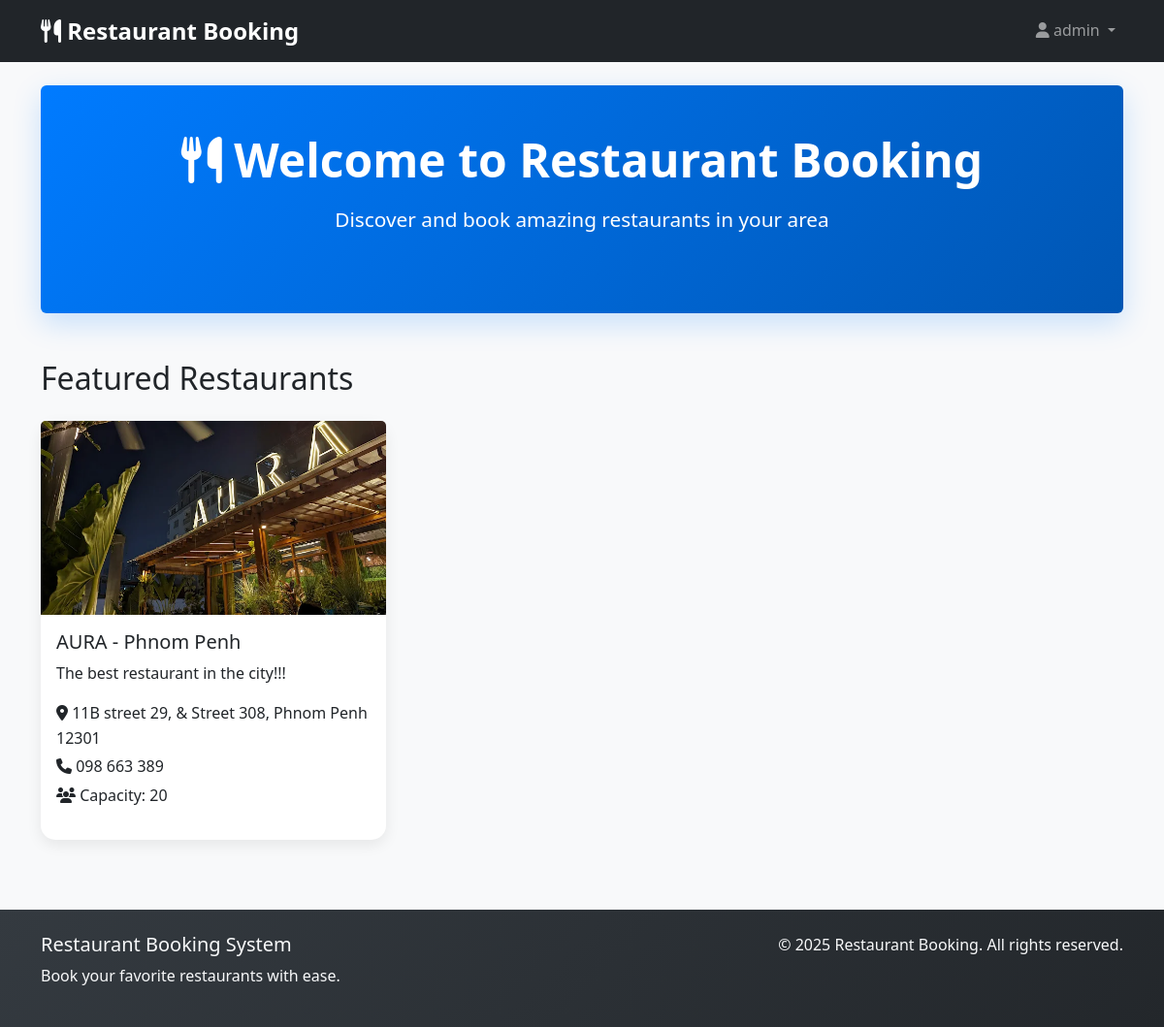
Screenshot of / (signed in) with the database file from the repository.
### app.py (models this page shows)
class Restaurant(db.Model):
    id = db.Column(db.Integer, primary_key=True)
    name = db.Column(db.String(120), nullable=False)
    description = db.Column(db.Text)
    location = db.Column(db.String(200), nullable=False)
    phone = db.Column(db.String(20))
    email = db.Column(db.String(120))
    capacity = db.Column(db.Integer, default=50)
    image = db.Column(db.String(255))  # Store filename
    created_at = db.Column(db.DateTime, default=datetime.utcnow)
    bookings = db.relationship('Booking', backref='restaurant', lazy=True, cascade='all, delete-orphan')

### app.py (the view)
    @app.route('/')
    def index():
        restaurants = Restaurant.query.all()
        return render_template('user/index.html', restaurants=restaurants)

### templates/user/index.html (shortened to what this page needs)
{% extends "base.html" %}
{% block content %}
<div class="hero-section text-center py-5 mb-5 bg-primary text-white rounded">
    <h1><i class="fas fa-utensils"></i> Welcome to Restaurant Booking</h1>
    <p class="lead">Discover and book amazing restaurants in your area</p>
</div>
<h2 class="mb-4">Featured Restaurants</h2>
{% if restaurants %}
    <div class="row">
        {% for restaurant in restaurants %}
            <div class="col-md-6 col-lg-4 mb-4">
                <div class="card h-100">
                    {% if restaurant.image %}
                        <img src="{{ url_for('static', filename='uploads/' + restaurant.image) }}"
                             class="card-img-top" alt="{{ restaurant.name }}" style="height: 200px; object-fit: cover;">
                    {% else %}
                        <div class="card-img-top bg-light d-flex align-items-center justify-content-center"
                             style="height: 200px;">
                            <i class="fas fa-image fa-3x text-muted"></i>
                        </div>
                    {% endif %}
                    <div class="card-body d-flex flex-column">
                        <h5 class="card-title">{{ restaurant.name }}</h5>
                        <p class="card-text">{{ restaurant.description[:100] if restaurant.description else '' }}{% if restaurant.description and restaurant.description|length > 100 %}...{% endif %}</p>
                        <div class="mt-auto">
                            <p class="mb-1"><i class="fas fa-map-marker-alt"></i> {{ restaurant.location }}</p>
                            <p class="mb-1"><i class="fas fa-phone"></i> {{ restaurant.phone or 'N/A' }}</p>
                            <p class="mb-3"><i class="fas fa-users"></i> Capacity: {{ restaurant.capacity }}</p>
                        </div>
                    </div>
                </div>
            </div>
        {% endfor %}
    </div>
{% endif %}
{% endblock %}

### static/styles.css (style rules this page uses)
:root { --primary-color: #007bff; --secondary-color: #6c757d; --success-color: #28a745; --danger-color: #dc3545; --warning-color: #ffc107; --info-color: #17a2b8; --light-color: #f8f9fa; --dark-color: #343a40; }
body { font-family: 'Segoe UI', Tahoma, Geneva, Verdana, sans-serif; background-color: #f8f9fa; line-height: 1.6; }
.hero-section { background: linear-gradient(135deg, var(--primary-color), #0056b3); border-radius: 15px; padding: 4rem 2rem; margin-bottom: 3rem; box-shadow: 0 10px 30px rgba(0, 123, 255, 0.2); }
.hero-section h1 { font-size: 3rem; font-weight: 700; margin-bottom: 1rem; }
.hero-section .lead { font-size: 1.3rem; margin-bottom: 2rem; }
.card { border: none; border-radius: 15px; box-shadow: 0 5px 15px rgba(0, 0, 0, 0.08); transition: transform 0.3s ease, box-shadow 0.3s ease; }

### rows the page displays
Restaurant: image (picture), name "AURA - Phnom Penh", description "The best restaurant in the city!!!", location "11B street 29, & Street 308, Phnom Penh 12301", phone "098 663 389", capacity "20"

### other values shown
{{ session.username }} "admin"
